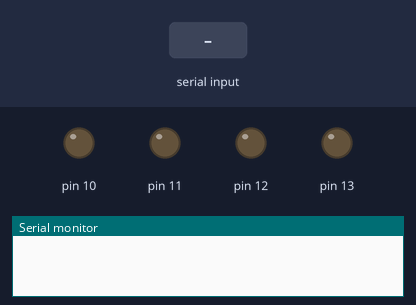
Simulated run of this sketch. Board: Arduino Mega 2560, built with avr-gcc and run on an emulated ATmega2560. Parts: output pins drawn as LEDs (lit = HIGH), the last lines printed to the serial monitor. The inputs (shaded band) are chosen by the test bench.

Above: at 1.2 s.
1.3 s: "1" received over Serial
At 1.45 s:
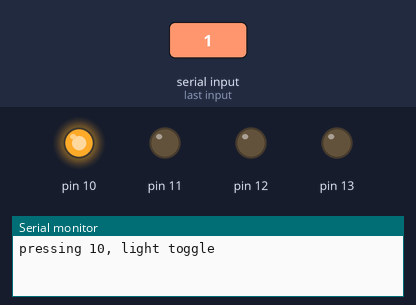
3.1 s: "2" received over Serial
At 3.25 s:
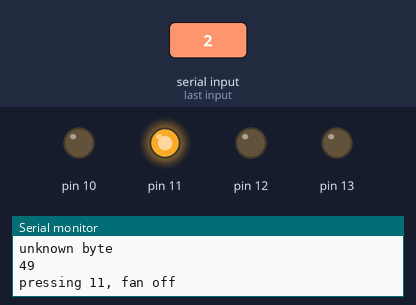
Timing chart, 0 to 6.1 s (numbered marks = the images above; inputs shaded):
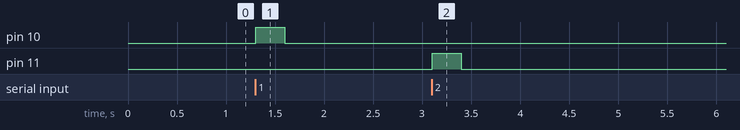

The sketch:

office_fan_control_ino.ino
```cpp
byte off  = 48;  // key '0'
byte pin10 = 49; // key '1'
byte pin11 = 50; // key '2'
byte pin12 = 51; // key '3'
byte pin13 = 52; // key '4'
byte pin10_dimmer = 53; // key '5'

void setup() {
    Serial.begin(9600);
    pinMode(10, OUTPUT);
    pinMode(11, OUTPUT);
    pinMode(12, OUTPUT);
    pinMode(13, OUTPUT);
}

void loop() {

    if (Serial.available() > 0) {
        // read the incoming byte:
        byte incomingByte = Serial.read();

        // disable all pins
        if (incomingByte == 48) {
            Serial.println("un-pressing all");
            for (int i=2; i<=13; i++) {
                digitalWrite(i, LOW);
            }
        }

        // turn on pin 10
        if (incomingByte == pin10) {
            Serial.println("pressing 10, light toggle");
            digitalWrite(10, HIGH);
            delay(300);
            digitalWrite(10, LOW);
        }

        // turn on pin 10 -- hold for dimmer
        if (incomingByte == pin10_dimmer) {
            Serial.println("pressing 10, light dimmer 12 seconds");
            digitalWrite(10, HIGH);
            delay(12000);
            digitalWrite(10, LOW);
        }

        // turn on pin 11
        if (incomingByte == pin11) {
            Serial.println("pressing 11, fan off");
            digitalWrite(11, HIGH);
            delay(300);
            digitalWrite(11, LOW);
        }

        // turn on pin 12
        else if (incomingByte == pin12) {
            Serial.println("pressing 12, fan medium");
            digitalWrite(12, HIGH);
            delay(300);
            digitalWrite(12, LOW);
        }

        // turn on pin 13
        if (incomingByte == pin13) {
            Serial.println("pressing 13, fan high");
            digitalWrite(13, HIGH);
            delay(300);
            digitalWrite(13, LOW);
        }

        else {
            Serial.println("unknown byte");
            Serial.println(incomingByte);
        }
    }
}
```

Measured:
- after the input at 1.3 s, pin 10: LOW → HIGH at once, → LOW 0.30 s later
- after the input at 3.1 s, pin 11: LOW → HIGH at once, → LOW 0.30 s later
